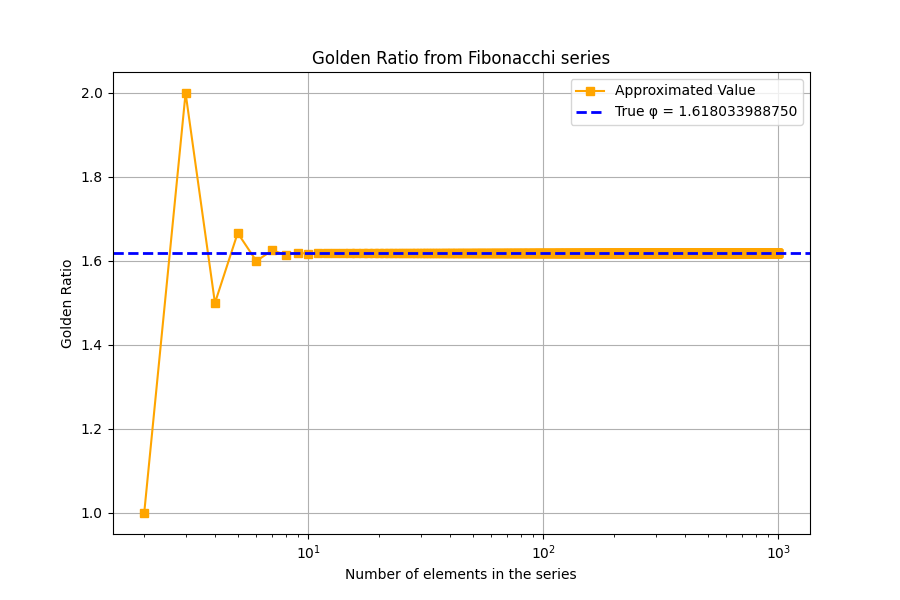

Generate this figure with Python:
from scipy.constants import golden
import numpy as np
import time
import matplotlib.pyplot as plt

phi_main: float = golden

def fibon(n) -> tuple[list[int],list[float],list[int]]:
  if n == 0 or n == 1:
    raise ValueError(f"Fibonacchi series requires at lease 2 elements, {n} was set")
  if not isinstance(n,(int,np.integer)):
    raise TypeError(f"Expected integer for the `n` argument, got {type(n).__name__} instead")

  strt: float = time.time()
  elements: list[int] = []
  golden_ratio: list[float] = []
  golden_ratio_x: list[int] = []
  
  for i in range(n):
    if i == 0 or i == 1:
      elements.append(i)
      continue
    prv: int = sum(elements[-2:])
    golden_ratio.append(prv/int(elements[-1]))
    golden_ratio_x.append(i)
    elements.append(prv)
  end: float = time.time()
  print(f"Time Taken {(end-strt):.5f} Second")
  
  return elements,golden_ratio,golden_ratio_x

elms,gold,gold_x = fibon(1000)

plt.figure(figsize=(9,6))

plt.plot(gold_x,gold, color="orange",
            marker="s",markersize=6, label="Approximated Value")
plt.axhline(y=phi_main, color="blue", linestyle="--", linewidth=2,
            label=f"True φ = {phi_main:.12f}")

plt.title("Golden Ratio from Fibonacchi series")
plt.xlabel("Number of elements in the series")
plt.ylabel("Golden Ratio")
plt.xscale("log")
plt.legend()
plt.grid()
plt.show()
